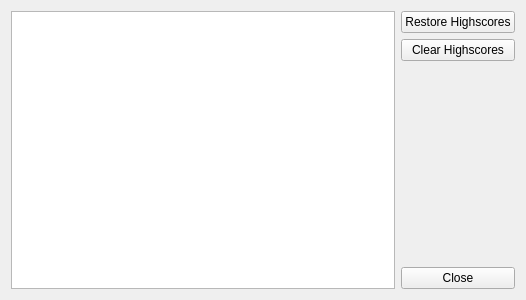
<?xml version="1.0" encoding="UTF-8"?>
<ui version="4.0">
 <class>HighscoreFrame</class>
 <widget class="QWidget" name="HighscoreFrame">
  <property name="geometry">
   <rect>
    <x>0</x>
    <y>0</y>
    <width>526</width>
    <height>300</height>
   </rect>
  </property>
  <property name="windowTitle">
   <string>Highscores</string>
  </property>
  <layout class="QHBoxLayout" name="horizontalLayout">
   <item>
    <layout class="QGridLayout" name="gridLayout">
     <item row="0" column="0">
      <widget class="QTableView" name="tableView"/>
     </item>
     <item row="0" column="1">
      <layout class="QVBoxLayout" name="verticalLayout">
       <item>
        <widget class="QPushButton" name="buttonRestore">
         <property name="text">
          <string>Restore Highscores</string>
         </property>
        </widget>
       </item>
       <item>
        <widget class="QPushButton" name="buttonClear">
         <property name="text">
          <string>Clear Highscores</string>
         </property>
        </widget>
       </item>
       <item>
        <spacer name="verticalSpacer">
         <property name="orientation">
          <enum>Qt::Vertical</enum>
         </property>
         <property name="sizeHint" stdset="0">
          <size>
           <width>20</width>
           <height>40</height>
          </size>
         </property>
        </spacer>
       </item>
       <item>
        <widget class="QPushButton" name="buttonClose">
         <property name="text">
          <string>Close</string>
         </property>
        </widget>
       </item>
      </layout>
     </item>
    </layout>
   </item>
  </layout>
 </widget>
 <resources/>
 <connections/>
</ui>
